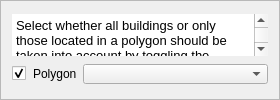
            <widget class="QFrame" name="frame_4">
             <property name="sizePolicy">
              <sizepolicy hsizetype="Preferred" vsizetype="Minimum">
               <horstretch>0</horstretch>
               <verstretch>0</verstretch>
              </sizepolicy>
             </property>
             <property name="frameShape">
              <enum>QFrame::StyledPanel</enum>
             </property>
             <property name="frameShadow">
              <enum>QFrame::Raised</enum>
             </property>
             <layout class="QVBoxLayout" name="verticalLayout_3">
              <item>
               <widget class="QTextEdit" name="textEdit">
                <property name="sizePolicy">
                 <sizepolicy hsizetype="Expanding" vsizetype="Minimum">
                  <horstretch>0</horstretch>
                  <verstretch>0</verstretch>
                 </sizepolicy>
                </property>
                <property name="maximumSize">
                 <size>
                  <width>16777215</width>
                  <height>42</height>
                 </size>
                </property>
                <property name="frameShape">
                 <enum>QFrame::NoFrame</enum>
                </property>
                <property name="html">
                 <string>&lt;!DOCTYPE HTML PUBLIC &quot;-//W3C//DTD HTML 4.0//EN&quot; &quot;http://www.w3.org/TR/REC-html40/strict.dtd&quot;&gt;
&lt;html&gt;&lt;head&gt;&lt;meta name=&quot;qrichtext&quot; content=&quot;1&quot; /&gt;&lt;style type=&quot;text/css&quot;&gt;
p, li { white-space: pre-wrap; }
&lt;/style&gt;&lt;/head&gt;&lt;body style=&quot; font-family:'MS Shell Dlg 2'; font-size:10pt; font-weight:400; font-style:normal;&quot;&gt;
&lt;p style=&quot; margin-top:0px; margin-bottom:0px; margin-left:0px; margin-right:0px; -qt-block-indent:0; text-indent:0px;&quot;&gt;Select whether all buildings or only those located in a polygon should be taken into account by toggling the checkbox.&lt;/p&gt;&lt;/body&gt;&lt;/html&gt;</string>
                </property>
               </widget>
              </item>
              <item>
               <layout class="QHBoxLayout" name="horizontalLayout_3">
                <item>
                 <widget class="QCheckBox" name="net_checkBox_polygon">
                  <property name="sizePolicy">
                   <sizepolicy hsizetype="Minimum" vsizetype="Minimum">
                    <horstretch>0</horstretch>
                    <verstretch>0</verstretch>
                   </sizepolicy>
                  </property>
                  <property name="minimumSize">
                   <size>
                    <width>15</width>
                    <height>15</height>
                   </size>
                  </property>
                  <property name="maximumSize">
                   <size>
                    <width>15</width>
                    <height>15</height>
                   </size>
                  </property>
                  <property name="font">
                   <font>
                    <pointsize>10</pointsize>
                    <weight>50</weight>
                    <bold>false</bold>
                   </font>
                  </property>
                  <property name="autoFillBackground">
                   <bool>false</bool>
                  </property>
                  <property name="text">
                   <string/>
                  </property>
                  <property name="checked">
                   <bool>true</bool>
                  </property>
                 </widget>
                </item>
                <item>
                 <widget class="QLabel" name="label_6">
                  <property name="sizePolicy">
                   <sizepolicy hsizetype="Minimum" vsizetype="Minimum">
                    <horstretch>0</horstretch>
                    <verstretch>0</verstretch>
                   </sizepolicy>
                  </property>
                  <property name="minimumSize">
                   <size>
                    <width>0</width>
                    <height>0</height>
                   </size>
                  </property>
                  <property name="maximumSize">
                   <size>
                    <width>580000</width>
                    <height>16777215</height>
                   </size>
                  </property>
                  <property name="text">
                   <string>Polygon</string>
                  </property>
                  <property name="alignment">
                   <set>Qt::AlignLeading|Qt::AlignLeft|Qt::AlignVCenter</set>
                  </property>
                 </widget>
                </item>
                <item>
                 <widget class="QComboBox" name="net_comboBox_polygon">
                  <property name="sizePolicy">
                   <sizepolicy hsizetype="Expanding" vsizetype="Minimum">
                    <horstretch>0</horstretch>
                    <verstretch>0</verstretch>
                   </sizepolicy>
                  </property>
                  <property name="minimumSize">
                   <size>
                    <width>0</width>
                    <height>20</height>
                   </size>
                  </property>
                  <property name="maximumSize">
                   <size>
                    <width>16777215</width>
                    <height>20</height>
                   </size>
                  </property>
                 </widget>
                </item>
               </layout>
              </item>
             </layout>
            </widget>
